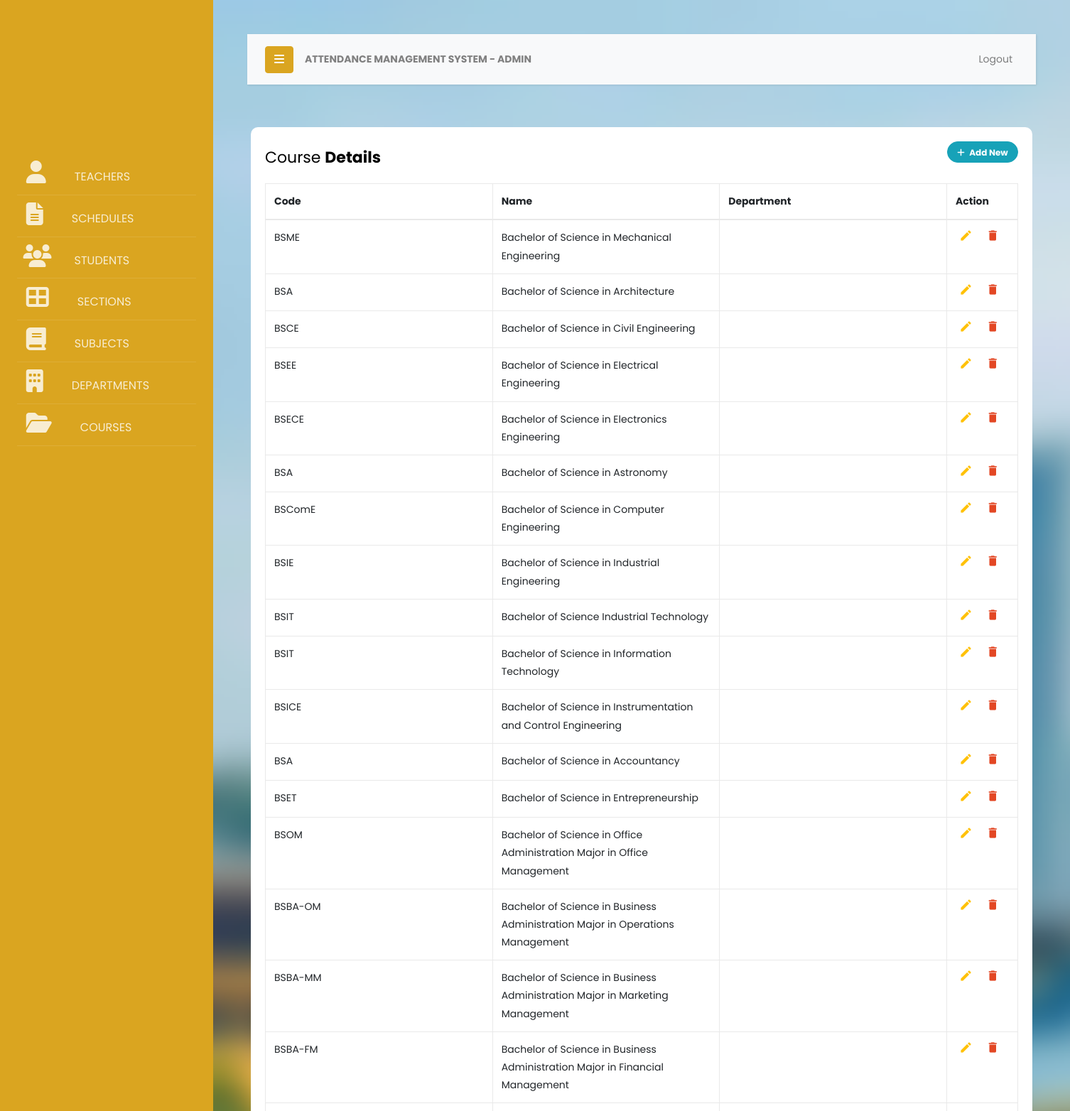
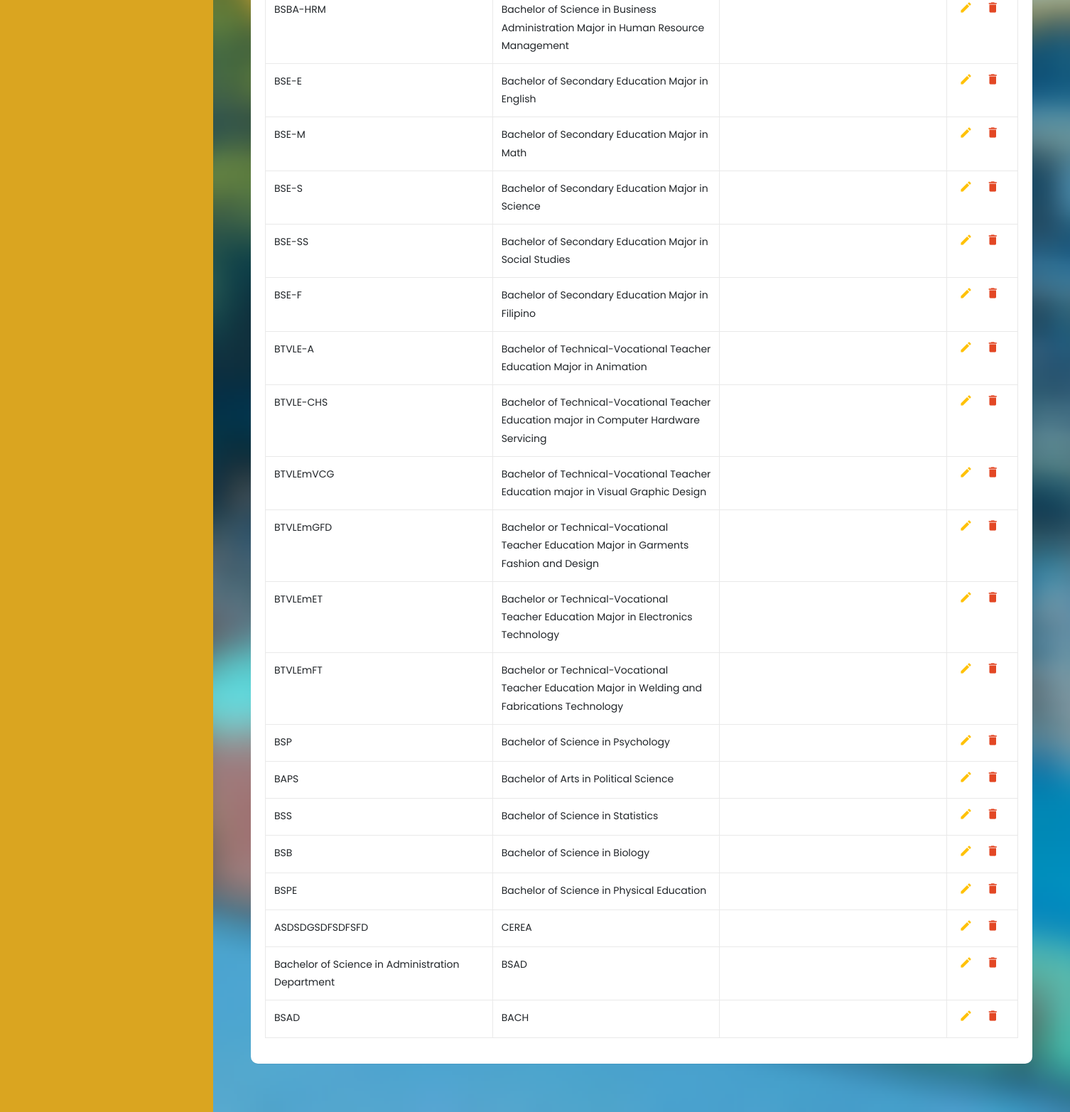
The app's page /pages/admin/courses.php with its own data (2 pictures, top to bottom).
### tables this page shows
CREATE TABLE `courses` (
  `id_crs` int(11) NOT NULL,
  `code_crs` varchar(150) DEFAULT NULL,
  `name_crs` varchar(150) DEFAULT NULL,
  `id_dept_fk` int(100) DEFAULT NULL
);

### pages/admin/courses.php (the view, shortened to what this page needs)
<!doctype html>
<html lang="en">
  <?php include('header.php');
  ?>
<head>
</head>
  <body>
		<div class="wrapper d-flex align-items-stretch">
            <nav id="sidebar">
                <div class="p-4 pt-5">
                <a href="#" class="img logo rounded-circle mb-5" style="background-image: url(../../images/rtu-logo.png);"></a>
            <ul class="list-unstyled components mb-5">
              <li class="">
                <a href="teachers.php" >&nbsp;&nbsp;&nbsp;<i class="fa-solid fa-user fa-2x">&nbsp;&nbsp;&nbsp;&nbsp;&nbsp;</i>TEACHERS</a>
              <li class="">
                <a href="schedules.php" >&nbsp;&nbsp;&nbsp;<i class="fa fa-file-text fa-2x">&nbsp;&nbsp;&nbsp;&nbsp;&nbsp;</i>SCHEDULES</a>
              </li>
              <li>
              <a href="students.php" >&nbsp;&nbsp;<i class="fa fa-users fa-2x">&nbsp;&nbsp;&nbsp;&nbsp;</i>STUDENTS</a>
              </li>
              <li>
              <a href="sections.php" >&nbsp;&nbsp;&nbsp;<i class="fa-solid fa-th-large fa-2x">&nbsp;&nbsp;&nbsp;&nbsp;&nbsp;</i>SECTIONS</a>
              </li>
              <li>
              <a href="subjects.php" >&nbsp;&nbsp;&nbsp;<i class="fa fa-book fa-2x">&nbsp;&nbsp;&nbsp;&nbsp;&nbsp;</i>SUBJECTS</a>
              </li>
              <li>
               <a href="departments.php">&nbsp;&nbsp;&nbsp;<i class="fa fa-building fa-2x">&nbsp;&nbsp;&nbsp;&nbsp;&nbsp;</i>DEPARTMENTS</a>
              </li>
              <li>
               <a href="#">&nbsp;&nbsp;&nbsp;<i class="fa fa-folder-open fa-2x">&nbsp;&nbsp;&nbsp;&nbsp;&nbsp;</i>COURSES</a>
              </li>
              </li>
            </ul>
          </div>
        </nav>
      <div id="content" class="p-4 p-md-5">
        <nav class="navbar navbar-expand-lg navbar-light bg-light">
          <div class="container-fluid">
            <button type="button" id="sidebarCollapse" class="btn btn-primary">
              <i class="fa fa-bars"></i>
            </button>
            <a class="nav-link font-weight-bold text-justify" id="page-title">ATTENDANCE MANAGEMENT SYSTEM - ADMIN</a>
            <div class="collapse navbar-collapse" id="navbarSupportedContent">
              <ul class="nav navbar-nav ml-auto">
                <li class="nav-item">
                    <a class="nav-link" href="#">Logout</a>
                </li>
              </ul>
            </div>
          </div>
        </nav>
              <div class="container-lg">
          <div class="table-responsive">
              <div class="table-wrapper">
                  <div class="table-title">
                      <div class="row">
                          <div class="col-sm-8"><h2>Course <b>Details</b></h2></div>
                          <div class="col-sm-4">
                              <button type="button" name="addCrsRow" class="btn btn-info add-new"><i class="fa fa-plus"></i> Add New</button>
                          </div>
                      </div>
                  </div>
                  <table class="table table-bordered">
                      <thead>
                          <tr>
                              <th>Code</th>
                              <th>Name</th>
                              <th>Department</th>
                              <th>Action</th>
                          </tr>
                      </thead>
                      <tbody>
                        <?php
                            global $conn;
                            $sql = "SELECT * from courses";
                            $result = $conn->prepare($sql);
                            $result->execute();
                            if($result->rowCount() > 0){
                              while ($row = $result->fetch(PDO::FETCH_ASSOC)){
                                $name_crs=$row["name_crs"];
                                $code_crs=$row["code_crs"];
                                $name_dept=$row["name_dept_fk"];
                                echo '
                                  <tr>
                                        <td>'.$code_crs.'</td>
                                        <td>'.$name_crs.'</td>
                                        <td>'.$name_dept.'</td>
                                        <td><a class="add" name="addCrs" title="Add" data-toggle="tooltip"><i class="material-icons">&#xE03B;</i></a>
                                        <a class="edit" name="editCrs" title="Edit" data-toggle="tooltip"><i class="material-icons">&#xE254;</i></a>
                                        <a class="delete" name="delCrs" title="Delete" data-toggle="tooltip"><i class="material-icons">&#xE872;</i></a></td>
                              </tr>';
                              }
                            }
                        ?>
                      </tbody>
                  </table>
              </div>
          </div>
      </div>
      </div>
		</div>
  </body>
</html>

### pages/admin/header.php (shortened to what this page needs)
<link rel="stylesheet" href="https://stackpath.bootstrapcdn.com/font-awesome/4.7.0/css/font-awesome.min.css">
<link rel="stylesheet" href="https://maxcdn.bootstrapcdn.com/font-awesome/4.7.0/css/font-awesome.min.css">
<link rel="stylesheet" href="../../css/css_admin/adminstyle.css">
<link rel="stylesheet" href="https://cdnjs.cloudflare.com/ajax/libs/font-awesome/6.2.1/css/all.min.css" />

### pages/admin/header.php (style rules this page uses)
#content { margin: 0; padding: 0; background-image: url('../../images/blurbg.png'); height: 100%; background-size: cover; background-repeat: no-repeat; background-position: center; }

### records on screen
courses: code_crs "BSME", name_crs "Bachelor of Science in Mechanical Engineering"
courses: code_crs "BSA", name_crs "Bachelor of Science in Architecture"
courses: code_crs "BSCE", name_crs "Bachelor of Science in Civil Engineering"
courses: code_crs "BSEE", name_crs "Bachelor of Science in Electrical Engineering"
courses: code_crs "BSECE", name_crs "Bachelor of Science in Electronics Engineering"
courses: code_crs "BSA", name_crs "Bachelor of Science in Astronomy"
courses: code_crs "BSComE", name_crs "Bachelor of Science in Computer Engineering"
courses: code_crs "BSIE", name_crs "Bachelor of Science in Industrial Engineering"
courses: code_crs "BSIT", name_crs "Bachelor of Science Industrial Technology"
courses: code_crs "BSIT", name_crs "Bachelor of Science in Information Technology"
courses: code_crs "BSICE", name_crs "Bachelor of Science in Instrumentation and Control Engineering"
courses: code_crs "BSA", name_crs "Bachelor of Science in Accountancy"
courses: code_crs "BSET", name_crs "Bachelor of Science in Entrepreneurship"
courses: code_crs "BSOM", name_crs "Bachelor of Science in Office Administration Major in Office Management"
courses: code_crs "BSBA-OM", name_crs "Bachelor of Science in Business Administration Major in Operations Management"
courses: code_crs "BSBA-MM", name_crs "Bachelor of Science in Business Administration Major in Marketing Management"
courses: code_crs "BSBA-FM", name_crs "Bachelor of Science in Business Administration Major in Financial Management"
courses: code_crs "BSBA-HRM", name_crs "Bachelor of Science in Business Administration Major in Human Resource Management"
courses: code_crs "BSE-E", name_crs "Bachelor of Secondary Education Major in English"
courses: code_crs "BSE-M", name_crs "Bachelor of Secondary Education Major in Math"
courses: code_crs "BSE-S", name_crs "Bachelor of Secondary Education Major in Science"
courses: code_crs "BSE-SS", name_crs "Bachelor of Secondary Education Major in Social Studies"
courses: code_crs "BSE-F", name_crs "Bachelor of Secondary Education Major in Filipino"
courses: code_crs "BTVLE-A", name_crs "Bachelor of Technical-Vocational Teacher Education Major in Animation"
courses: code_crs "BTVLE-CHS", name_crs "Bachelor of Technical-Vocational Teacher Education major in Computer Hardware Servicing"
courses: code_crs "BTVLEmVCG", name_crs "Bachelor of Technical-Vocational Teacher Education major in Visual Graphic Design"
courses: code_crs "BTVLEmGFD", name_crs "Bachelor or Technical-Vocational Teacher Education Major in Garments Fashion and Design"
courses: code_crs "BTVLEmET", name_crs "Bachelor or Technical-Vocational Teacher Education Major in Electronics Technology"
courses: code_crs "BTVLEmFT", name_crs "Bachelor or Technical-Vocational Teacher Education Major in Welding and Fabrications Technology"
courses: code_crs "BSP", name_crs "Bachelor of Science in Psychology"
courses: code_crs "BAPS", name_crs "Bachelor of Arts in Political Science"
courses: code_crs "BSS", name_crs "Bachelor of Science in Statistics"
courses: code_crs "BSB", name_crs "Bachelor of Science in Biology"
courses: code_crs "BSPE", name_crs "Bachelor of Science in Physical Education"
courses: code_crs "ASDSDGSDFSDFSFD", name_crs "CEREA"
courses: code_crs "Bachelor of Science in Administration Department", name_crs "BSAD"
courses: code_crs "BSAD", name_crs "BACH"
